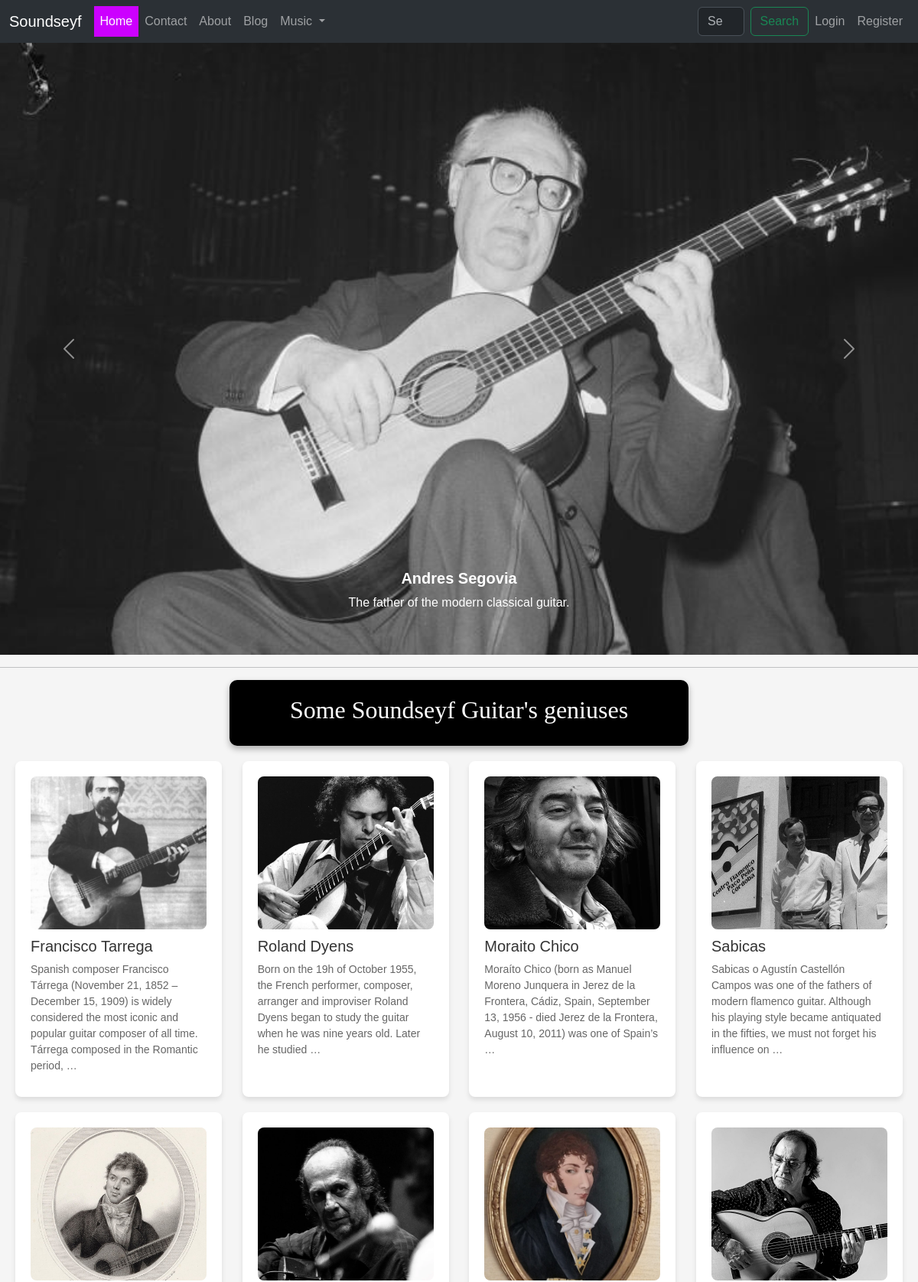
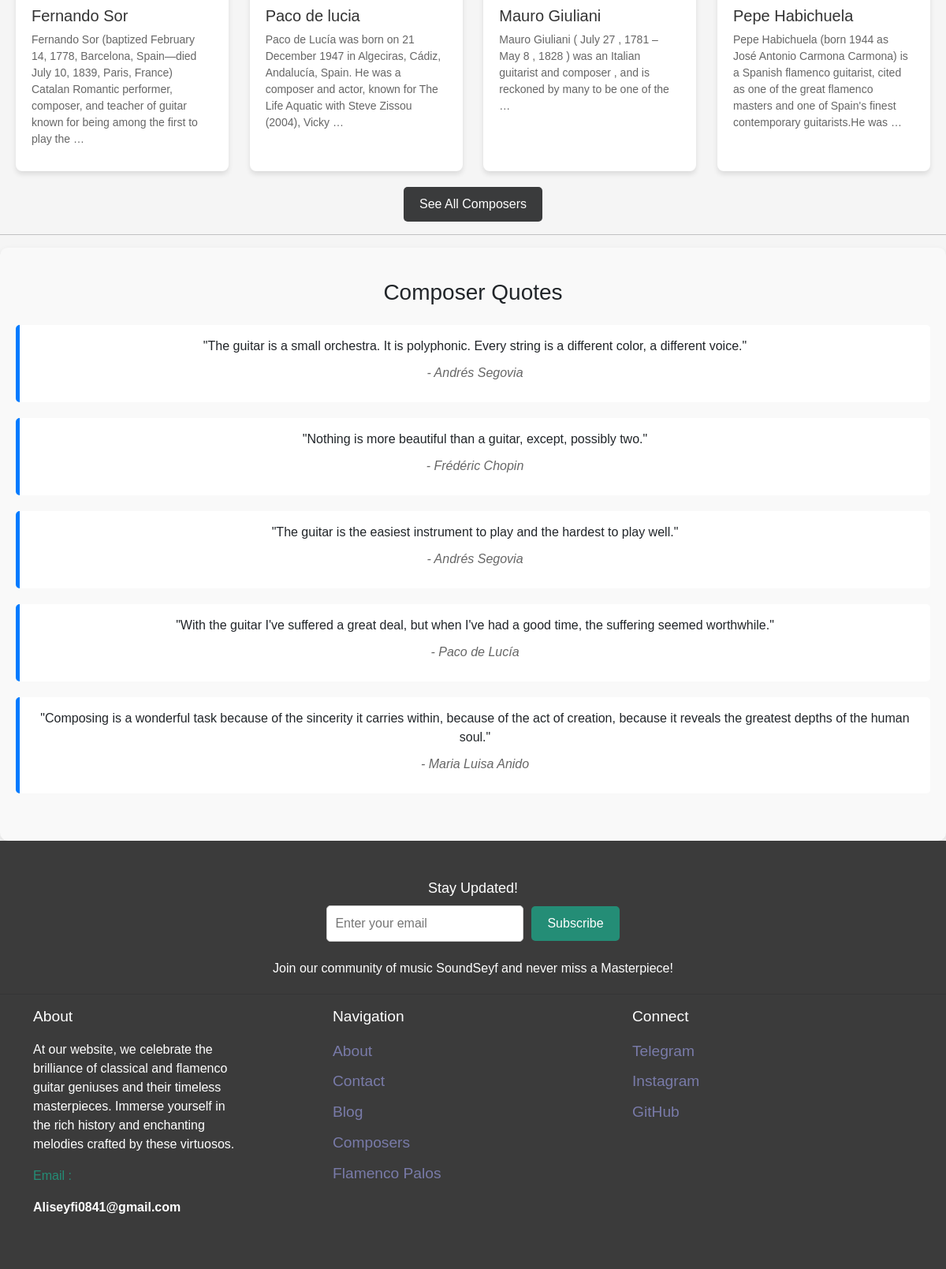
The page / on the database its author committed (2 pictures, top to bottom).
### music/models.py (models this page shows, shortened)
class Composer(models.Model):
    name = models.CharField(max_length=255,null=True,blank=True)
    biography = models.TextField(null=True, blank=True)
    image = models.ImageField(upload_to="Composers/" , default="default.jpg")
    genre = models.CharField(max_length=255,null=True,blank=True)
    nationality = models.CharField(blank=True,null=True,max_length=255)

### website/views.py (the view)
# urls.py: path('',index_view , name="index"),
def index_view(request):
    pieces = MasterPiece.objects.all()
    context = {"pieces" : pieces}
    return render (request , 'website/index.html',context)

### website/templatetags/website-tags.py (called while the page is built)
@register.inclusion_tag('website/somecomposers.html')
def somegeniuses():
    composers = Composer.objects.all()[:8]
    return {"composers":composers}

### templates/website/index.html (shortened to what this page needs)
{% extends 'base.html' %}
{% load static %}
{% load thumbnail %}
{% load website-tags %}
{% load music-tags %}
{% load blog-tags %}
{% block content %}
<div id="carouselExample" class="carousel slide" data-bs-ride="carousel" data-interval="1000">
    <div class="carousel-inner">
        <div class="carousel-item active">
            <img src="{% static 'images/andres.jpg' %}" class="d-block w-100" alt="Andres Segovia">
            <div class="carousel-caption d-none d-md-block">
                <h5 style="font-weight: bold;">Andres Segovia</h5>
                <p>The father of the modern classical guitar.</p>
            </div>
        </div>
    </div>
    <button class="carousel-control-prev" type="button" data-bs-target="#carouselExample" data-bs-slide="prev">
        <span class="carousel-control-prev-icon" aria-hidden="true"></span>
    </button>
    <button class="carousel-control-next" type="button" data-bs-target="#carouselExample" data-bs-slide="next">
        <span class="carousel-control-next-icon" aria-hidden="true"></span>
    </button>
</div>
<hr>
<div class="title-box">
    <h2>Some Soundseyf Guitar's geniuses</h2>
</div>
{% somegeniuses %}
<hr>
<div class="quote-section centered-section">
    <h3 class="mb-4">Composer Quotes</h3>
    <div class="quote">
        <p>"The guitar is a small orchestra. It is polyphonic. Every string is a different color, a different voice."</p>
        <p class="quote-author">- Andrés Segovia</p>
    </div>
    <div class="quote">
        <p>"Nothing is more beautiful than a guitar, except, possibly two."</p>
        <p class="quote-author">- Frédéric Chopin</p>
    </div>
    <div class="quote">
        <p>"The guitar is the easiest instrument to play and the hardest to play well."</p>
        <p class="quote-author">- Andrés Segovia</p>
    </div>
    <div class="quote">
        <p>"With the guitar I've suffered a great deal, but when I've had a good time, the suffering seemed worthwhile."</p>
        <p class="quote-author">- Paco de Lucía</p>
    </div>
    <div class="quote">
        <p>"Composing is a wonderful task because of the sincerity it carries within, because of the act of creation, because it reveals the greatest depths of the human soul."</p>
        <p class="quote-author">- Maria Luisa Anido</p>
    </div>
</div>
{% endblock content %}

### templates/website/somecomposers.html (shortened to what this page needs)
<!DOCTYPE html>
<html lang="en">
<head>
</head>
<body>
<div class="composer-container">
    {% for composer in composers %}
    <div class="composer-card">
        <img class="composer-image" src="{{ composer.image.url }}" alt="{{ composer.name }}">
        <h3 class="composer-name">{{ composer.name }}</h3>
        <p class="composer-bio">{{ composer.biography|truncatewords:30 }}</p>
    </div>
    {% endfor %}
</div>
<div class="see-all-btn">
    <a href="{% url 'music:composers' %}">See All Composers</a>
</div>
</body>
</html>

### templates/website/index.html (style rules this page uses)
.title-box { background-color: #000; color: #fff; padding: 20px; border-radius: 10px; width: 50%; margin: 0 auto; text-align: center; font-family: verdana; box-shadow: 0 4px 8px rgba(0, 0, 0, 0.3); }
#carouselExample .carousel-item img { height: 800px; object-fit: cover; }
.centered-section { text-align: center; margin: 0 auto; }
.quote-section { background-color: #f9f9f9; padding: 40px 20px; border-radius: 10px; box-shadow: 0 4px 8px rgba(0, 0, 0, 0.1); }
.quote { margin-bottom: 20px; padding: 15px; border-left: 5px solid #007bff; background-color: #fff; border-radius: 5px; }
.quote p { font-size: 16px; line-height: 1.5; margin-bottom: 10px; }
.quote-author { font-size: 14px; font-style: italic; color: #666; }

### templates/website/somecomposers.html (style rules this page uses)
body { font-family: Arial, sans-serif; margin: 0; padding: 0; background-color: #f5f5f5; }
.composer-container { max-width: 1200px; margin: 20px auto; padding: 0 20px; display: flex; flex-wrap: wrap; justify-content: space-between; gap: 20px; }
.composer-card { position: relative; background-color: #fff; border-radius: 8px; box-shadow: 0 4px 6px rgba(0, 0, 0, 0.1); padding: 20px; width: calc(25% - 20px); overflow: hidden; transition: transform 0.3s; }
.composer-card:before { content: ""; position: absolute; top: 0; left: 0; width: 100%; height: 100%; background: linear-gradient(to bottom, rgba(255, 255, 255, 0) 0%, rgba(255, 255, 255, 0.8) 100%); z-index: 1; transition: opacity 0.3s; opacity: 0; }
.composer-image { width: 100%; height: 200px; object-fit: cover; border-radius: 8px; margin-bottom: 10px; transition: transform 0.3s; }
.composer-name { margin-top: 0; font-size: 20px; color: #333; z-index: 2; position: relative; }
.composer-bio { color: #666; font-size: 14px; line-height: 1.5; margin-bottom: 10px; }
.see-all-btn { text-align: center; width: 100%; margin-top: 20px; }
.see-all-btn a { text-decoration: none; color: #fff; background-color: #3a3b3c; padding: 10px 20px; border-radius: 5px; transition: background-color 0.3s; display: inline-block; }

### rows shown on the page
Composer: image (picture), name "Francisco Tarrega", biography "Spanish composer Francisco Tárrega (November 21, 1852 – December 15, 1909) is widely considered the most iconic and popular guitar composer of all time. Tárrega composed in the Romantic period, …"
Composer: image (picture), name "Roland Dyens", biography "Born on the 19h of October 1955, the French performer, composer, arranger and improviser Roland Dyens began to study the guitar when he was nine years old. Later he studied …"
Composer: image (picture), name "Moraito Chico", biography "Moraíto Chico (born as Manuel Moreno Junquera in Jerez de la Frontera, Cádiz, Spain, September 13, 1956 - died Jerez de la Frontera, August 10, 2011) was one of Spain’s …"
Composer: image (picture), name "Sabicas", biography "Sabicas o Agustín Castellón Campos was one of the fathers of modern flamenco guitar. Although his playing style became antiquated in the fifties, we must not forget his influence on …"
Composer: image (picture), name "Fernando Sor", biography "Fernando Sor (baptized February 14, 1778, Barcelona, Spain—died July 10, 1839, Paris, France) Catalan Romantic performer, composer, and teacher of guitar known for being among the first to play the …"
Composer: image (picture), name "Paco de lucia", biography "Paco de Lucía was born on 21 December 1947 in Algeciras, Cádiz, Andalucía, Spain. He was a composer and actor, known for The Life Aquatic with Steve Zissou (2004), Vicky …"
Composer: image (picture), name "Mauro Giuliani", biography "Mauro Giuliani ( July 27 , 1781 – May 8 , 1828 ) was an Italian guitarist and composer , and is reckoned by many to be one of the …"
Composer: image (picture), name "Pepe Habichuela", biography "Pepe Habichuela (born 1944 as José Antonio Carmona Carmona) is a Spanish flamenco guitarist, cited as one of the great flamenco masters and one of Spain's finest contemporary guitarists.He was …"
